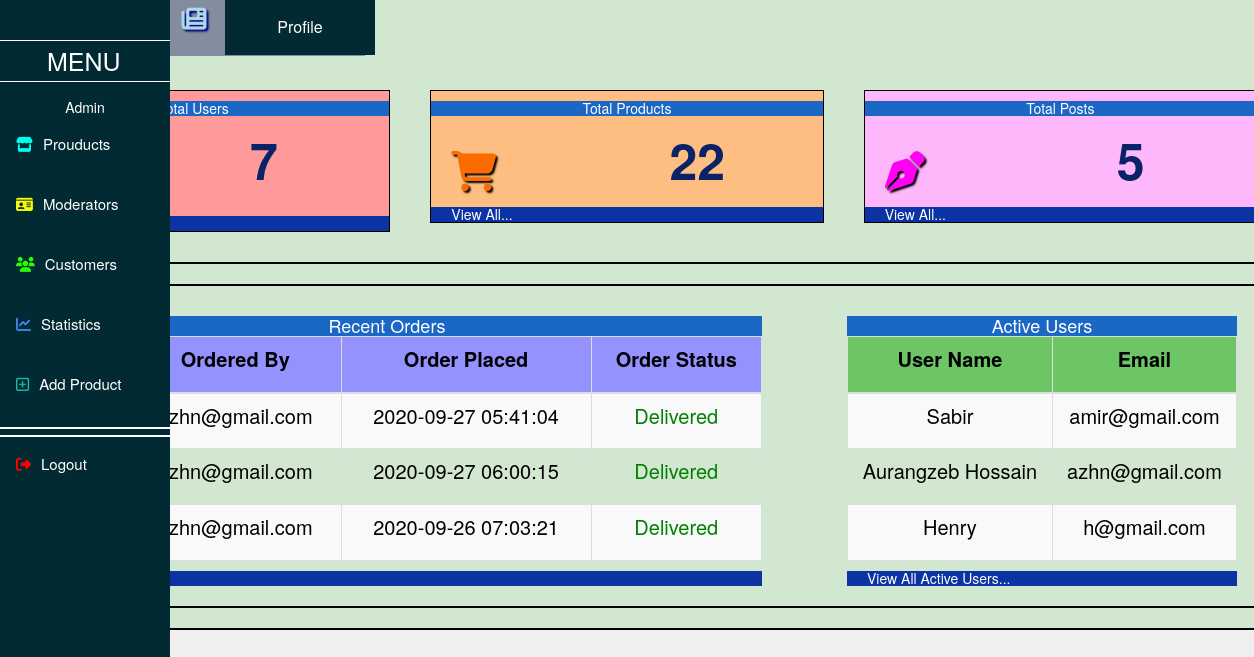
Screenshot of /adminDashboard.php (signed in) with the database file from the repository.
### tables this page shows
CREATE TABLE `orders` (
  `order_id` int(10) NOT NULL,
  `ordered_by_user_email` varchar(50) NOT NULL,
  `order_total_amouont` double NOT NULL,
  `order_total_quantity` int(10) NOT NULL,
  `order_date` datetime NOT NULL,
  `cart_id` int(10) NOT NULL,
  `product_ids_list` varchar(300) NOT NULL,
  `cart_addede_datetime` timestamp NOT NULL DEFAULT current_timestamp() ON UPDATE current_timestamp(),
  `order_status` varchar(20) DEFAULT 'placed'
);

CREATE TABLE `user_table` (
  `Name` varchar(100) NOT NULL,
  `email` varchar(100) NOT NULL,
  `dob` varchar(20) DEFAULT curdate(),
  `address` varchar(200) NOT NULL,
  `phone_number` varchar(20) NOT NULL,
  `user_name` varchar(100) NOT NULL,
  `password` varchar(100) NOT NULL,
  `date_joined` varchar(15) DEFAULT curdate(),
  `user_cat` varchar(20) NOT NULL,
  `image_dir` varchar(50) NOT NULL
);

### adminDashboard.php (the view, shortened to what this page needs)
<!DOCTYPE html>
<html>
  <head>
		<link rel="stylesheet" href="Node_modules/css/bootstrap.min.css">
		<link rel="stylesheet" href="fontawesome-web/css/all.css">
  </head>
  <body style='background-color: #F0EEEE;'>
    <div class="sidenav">
    <h1 href='adminDashboard.php' id="p1" style='text-decoration: none;'> MENU </h1>
    <p style="text-align: center; margin-top: 15px; color: white;">Admin</p>
    <a href="viewProducts.php" type="submit" id="list"> <i style='color: #00FFEA;' class="fas fa-store"></i>Prouducts</a>
    <a href="viewModerators.php" type="submit" id="list"> <i style='color: #F8FF00;' class="fas fa-id-card"></i>Moderators</a>
    <a href="viewUsers.php" id="list"> <i style='color: #28FF00;' class="fas fa-users"></i>Customers</a>
    <a id='list' type="submit" onclick='toggleDiv()'><i style="color: #3D86EC;" class="fas fa-chart-line"></i>Statistics</a>
    <a href="addProduct.php" id='list'><i style='color: #0FC0A6;' class="far fa-plus-square"></i>Add Product</a>
    <p style='border-top: 2px solid white; border-bottom: 2px solid white; height: 10px;'></p>
    <a href='logout.php' type="submit" id="list"> <i style='color: #FF0101;' class="fas fa-sign-out-alt"></i>Logout</a>
    </div>
    <div class="main">
      <div class="container-fluid" id='header'>
        <div class='left'>
          <a href="adminDashboard.php" id='p2'><i class="fas fa-newspaper" ></i>Menu</a>
          <a href="adminDashboard.php" id='aText'><i class="fas fa-newspaper" id='iLogo'></i>ADMIN DASHBOARD</a>
        </div>
        <div class='right'>
          <div class="dropdown">
            <button class="dropbtn">Profile</button>
          </div>
        </div>
      </div>
      <?php
        $dbconnect = mysqli_connect('localhost', 'root', '', 'Online_Pharmacy');
        $sql1 = "SELECT COUNT('Name') as cnt FROM user_table";
        $sql2 = "SELECT COUNT('pro_id') as cnt FROM product";
        $sql3 = "SELECT COUNT('post_id') as cnt FROM post";
        $result = mysqli_query($dbconnect, $sql1);
        $count_user = mysqli_fetch_assoc($result)['cnt'];
        $result = mysqli_query($dbconnect, $sql2);
        $count_product = mysqli_fetch_assoc($result)['cnt'];
        $result = mysqli_query($dbconnect, $sql3);
        $count_post = mysqli_fetch_assoc($result)['cnt'];
      ?>
      <div class="container" style='margin-top: 20px; margin-bottom: 10px; padding: 10px;'>
        <div class="row">
          <div class="col-md-4" style='background-color: #FF9A9A; border: 1px solid black; margin-left: -40px; margin-right: 20px; padding: 0px;'>
            <h5 style='background-color: #1A67C5; color: white; text-align: center;'> Total Users</h5>
            <div class="row">
              <div class="col-sm-6">
              </div>
              <div class="col-sm-4 offset-2 text-center">
                <h1 style='margin-top: 5%; color: #0A2268; font-size: 5rem; font-weight: bold;'><?php echo $count_user; ?> </h1>
              </div>
            </div>
            <h5 style='background-color: #0B33A3;  margin-bottom: 0px;'><a href='viewUsers.php' style='color: white; margin-left: 20px;'>View All...</a></h5>
          </div>
          <div class="col-md-4" style='background-color: #FFBE81; border: 1px solid black; margin-left: 20px; margin-right: 20px; padding: 0px;'>
            <h5 style='background-color: #1A67C5; color: white; text-align: center;'> Total Products</h5>
            <div class="row">
              <div class="col-sm-6">
                <i class="fas fa-shopping-cart" id="i2"></i>
              </div>
              <div class="col-sm-4 offset-2 text-center">
                <h1 style='margin-top: 5%; color: #0A2268; font-size: 5rem; font-weight: bold;'><?php echo $count_product; ?> </h1>
              </div>
            </div>
            <h5 style='background-color: #0B33A3;  margin-bottom: 0px;'><a href='viewProducts.php' style='color: white; margin-left: 20px;'>View All...</a></h5>
          </div>
          <div class="col-md-4" style='background-color: #FFB7FC; border: 1px solid black; margin-left: 20px; margin-right: -40px; padding: 0px;'>
            <h5 style='background-color: #1A67C5; color: white; text-align: center;'> Total Posts</h5>
            <div class="row">
              <div class="col-sm-6">
                <i class="fas fa-pen-nib" id="i3"></i>
              </div>
              <div class="col-sm-4 offset-2 text-center">
                <h1 style='margin-top: 5%; color: #0A2268; font-size: 5rem; font-weight: bold;'><?php echo $count_post; ?> </h1>
              </div>
            </div>
            <h5 style='background-color: #0B33A3;  margin-bottom: 0px;'><a href='viewPosts.php' style='color: white; margin-left: 20px;'>View All...</a></h5>
          </div>
        </div>
      </div>
      <hr>
      <hr>
      <div class="container" style='margin-top: 20px; margin-bottom: 20px;'>
        <div class="row">
          <div class="col-md-8" style='margin-left: -45px; margin-right: 45px;'>
            <h4 style='background-color: #1A67C5; color: white; text-align: center; margin-bottom: 0px;'> Recent Orders</h4>
            <div class="row">
              <div class="col-sm-12">
                <table class="table table-bordered table-striped" style='margin-top: 0px; margin-bottom: 0px'>
                  <thead>
                    <tr style='color: black; background-color: #9492FE;'>
                      <th><p style="font-size: 20px; text-weight: bold; text-align: center;">Order Id</p></th>
                      <th><p style="font-size: 20px; text-weight: bold; text-align: center;">Ordered By</p></th>
                      <th><p style="font-size: 20px; text-weight: bold; text-align: center;">Order Placed</p></th>
                      <th><p style="font-size: 20px; text-weight: bold; text-align: center;">Order Status</p></th>
                    </tr>
                  </thead>
                  <tbody>
                    <?php
                      $sql = "SELECT * FROM orders";
                      $result = mysqli_query($dbconnect, $sql);
                      $i = 1;
                      while($i <= 3){
                        $row = mysqli_fetch_array($result);
                        $order_id = $row['order_id'];
                        $ordered_by = $row['ordered_by_user_email'];
                        $order_date = $row['order_date'];
                        $order_status = ucfirst($row['order_status']);
                    ?>
                      <tr>
                      <td><p style="color: black; font-size: 20px; text-weight: bold; text-align: center;"><?php echo $order_id;?></p></td>
                      <td><p style="color: black; font-size: 20px; text-weight: bold; text-align: center;"><?php echo $ordered_by;?></p></td>
                      <td><p style="color: black; font-size: 20px; text-weight: bold; text-align: center;"><?php echo $order_date;?></p></td>
                      <?php
                        if($order_status == 'Placed'){
                          echo "<td><p style='color: black; font-size: 20px; text-weight: bold; text-align: center; color: blue;'>$order_status</p></td>";
                        }
                        elseif($order_status == 'Processing'){
                          echo "<td><p style='color: black; font-size: 20px; text-weight: bold; text-align: center; color: orange;'>$order_status</p></td>";
                        }
                        elseif($order_status == 'Delivered'){
                          echo "<td><p style='color: black; font-size: 20px; text-weight: bold; text-align: center; color: green;'>$order_status</p></td>";
                        }
                        elseif($order_status == 'Canceled'){
                          echo "<td><p style='color: black; font-size: 20px; text-weight: bold; text-align: center; color: red;'>$order_status</p></td>";
                        }
                      ?>
                    </tr>
                      <?php
                        $i++;
                      }
                      ?>
                  </tbody>
                </table>
              </div>
            </div>
            <h5 style='background-color: #0B33A3;  margin-bottom: 0px;'><a href='viewOrders.php' style='color: white; margin-left: 20px;'>View All Orders...</a></h5>
          </div>
          <div class="col-md-4" style='margin-left: 25px; margin-right: -160px; padding: 0px;'>
            <h4 style='background-color: #1A67C5; color: white; text-align: center; margin-bottom: 0px;'> Active Users</h4>
            <div class="row">
              <div class="col-sm-12">
                <table class="table table-bordered table-striped" style='margin-top: 0px; margin-bottom: 0px;'>
                  <thead>
                    <tr style='background-color: #6DC666; color: black;'>
                      <th><p style="font-size: 20px; text-weight: bold; text-align: center;">User Name</p></th>
                      <th><p style="font-size: 20px; text-weight: bold; text-align: center;">Email</p></th>
                    </tr>
                  </thead>
                  <tbody>
                    <?php
                      $dbconnect = mysqli_connect('localhost', 'root', '', 'Online_Pharmacy');
                      $sql = "SELECT * FROM user_table";
                      $result = mysqli_query($dbconnect, $sql);
                      $i = 1;
                      while($i <= 3){
                        $row = mysqli_fetch_array($result);
                        $user_name = $row['Name'];
                        $email = $row['email'];
                      ?>
                      <tr>
                        <td><p style="color: black; font-size: 20px; text-weight: bold; text-align: center;"><?php echo $user_name;?></p></td>
                        <td><p style="color: black; font-size: 20px; text-weight: bold; text-align: center;"><?php echo $email;?></p></td>
                      </tr>
                      <?php
                        $i++;
                      }
                      ?>
                  </tbody>
                </table>
              </div>
            </div>
            <h5 style='background-color: #0B33A3;  margin-bottom: 0px;'><a href='viewActiveUsers.php' style='color: white; margin-left: 20px;'>View All Active Users...</a></h5>
          </div>
        </div>
      </div>
      <hr>
      <hr>
	  </div>
  </body>
</html>

### adminDashboard.php (style rules this page uses)
.sidenav { height: 100%; width: 170px; position: absolute; z-index: 1; top: 0; left: 0; background-color: #022A33; overflow-x: hidden; padding-top: 20px; }
#list { width: 170px; height: 60px; border: none; padding: 6px 8px 6px 16px; font-size: 15px; background-color: #022A33; color: white; display: block; transition: font-size .5s; }
#p1 { padding: 6px 8px 6px 47px; font-size: 25px; color: white; display: block; border-top: 1px solid white; border-bottom: 1px solid white; }
.main { span: right; padding: 0px; background-color: #D1E7CF; }
i { margin-right: 10px; }
#i2 { color: #FC6B00; text-shadow: 2px 2px 2px black; font-size: 4rem; padding: 25px 0px 5px 20px; }
#i3 { color: #FF00F3; text-shadow: 2px 2px 2px black; font-size: 4rem; padding: 25px 0px 5px 20px; }
#iLogo { color: lightblue; text-shadow: 2px 2px 2px navy; margin-left: 40px; font-size: 2.5rem; }
#p2 { color: lightblue; text-shadow: 2px 2px 2px navy; margin-left: 10px; font-size: 2.5rem; }
#header { display: inline-block; padding: 0px 5px 0px 25px; background-color: #848C9F; }
.left { float: left; display: inline-block; width: 20rem; padding: 0px 5px 0px 5px; }
.right { float: right; }
.dropbtn { background-color: #022A33; color: white; padding: 16px; font-size: 16px; margin-right: -15px; border: none; width: 15rem; }
.dropdown { position: relative; display: inline-block; }
hr { display: block; border-top: 2px solid black; }

### rows the page displays
orders: ordered_by_user_email "azhn@gmail.com", order_date "2020-09-27 05:41:04", order_status "Delivered"
orders: ordered_by_user_email "azhn@gmail.com", order_date "2020-09-27 06:00:15", order_status "Delivered"
orders: ordered_by_user_email "azhn@gmail.com", order_date "2020-09-26 07:03:21", order_status "Delivered"
user_table: Name "Sabir", email "amir@gmail.com"
user_table: Name "Aurangzeb Hossain", email "azhn@gmail.com"
user_table: Name "Henry", email "h@gmail.com"

### other values shown
$count_user "7"
$count_product "22"
$count_post "5"
